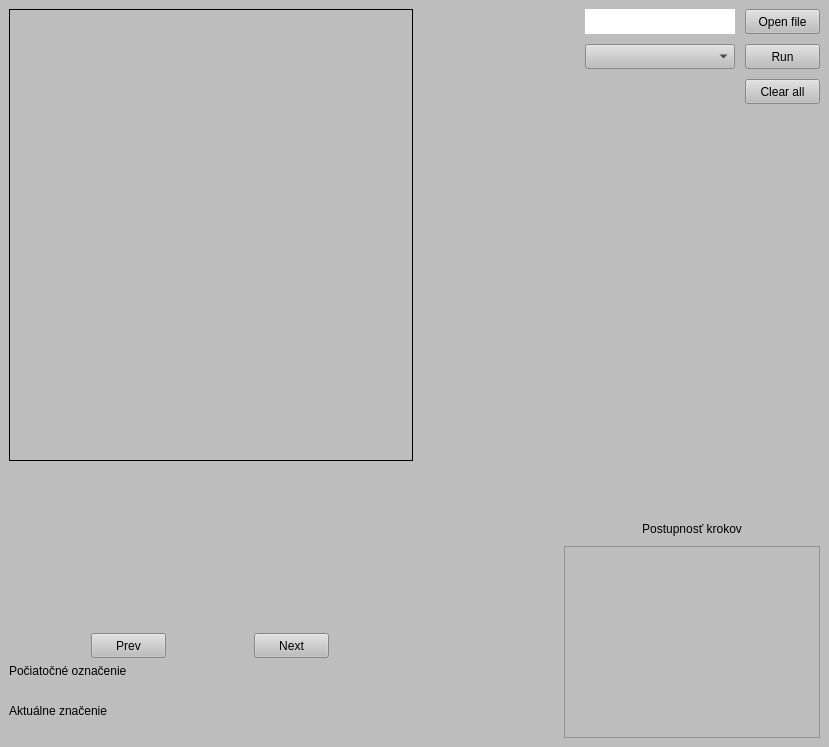
<?xml version="1.0" encoding="UTF-8"?>
<ui version="4.0">
 <class>MainWindow</class>
 <widget class="QMainWindow" name="MainWindow">
  <property name="geometry">
   <rect>
    <x>0</x>
    <y>0</y>
    <width>829</width>
    <height>747</height>
   </rect>
  </property>
  <property name="windowTitle">
   <string>MainWindow</string>
  </property>
  <property name="styleSheet">
   <string notr="true">background: #bdbdbd;</string>
  </property>
  <widget class="QWidget" name="centralwidget">
   <layout class="QGridLayout" name="gridLayout" rowstretch="5,3">
    <item row="0" column="0">
     <layout class="QHBoxLayout" name="horizontalLayout" stretch="5,2,0">
      <property name="spacing">
       <number>10</number>
      </property>
      <item>
       <widget class="QLabel" name="photo">
        <property name="minimumSize">
         <size>
          <width>400</width>
          <height>400</height>
         </size>
        </property>
        <property name="frameShape">
         <enum>QFrame::Box</enum>
        </property>
        <property name="text">
         <string/>
        </property>
       </widget>
      </item>
      <item>
       <spacer name="horizontalSpacer">
        <property name="orientation">
         <enum>Qt::Horizontal</enum>
        </property>
        <property name="sizeHint" stdset="0">
         <size>
          <width>40</width>
          <height>20</height>
         </size>
        </property>
       </spacer>
      </item>
      <item>
       <layout class="QVBoxLayout" name="verticalLayout" stretch="1,1,0,6">
        <property name="spacing">
         <number>10</number>
        </property>
        <item>
         <layout class="QHBoxLayout" name="horizontalLayout_4">
          <item>
           <widget class="QLabel" name="fileNameLabel">
            <property name="minimumSize">
             <size>
              <width>150</width>
              <height>25</height>
             </size>
            </property>
            <property name="maximumSize">
             <size>
              <width>150</width>
              <height>25</height>
             </size>
            </property>
            <property name="styleSheet">
             <string notr="true">background: white;</string>
            </property>
            <property name="text">
             <string/>
            </property>
           </widget>
          </item>
          <item>
           <widget class="QPushButton" name="loadFile">
            <property name="minimumSize">
             <size>
              <width>75</width>
              <height>25</height>
             </size>
            </property>
            <property name="maximumSize">
             <size>
              <width>75</width>
              <height>25</height>
             </size>
            </property>
            <property name="text">
             <string>Open file</string>
            </property>
           </widget>
          </item>
         </layout>
        </item>
        <item>
         <layout class="QHBoxLayout" name="horizontalLayout_5">
          <item>
           <widget class="QComboBox" name="comboBox">
            <property name="sizePolicy">
             <sizepolicy hsizetype="Preferred" vsizetype="Fixed">
              <horstretch>0</horstretch>
              <verstretch>0</verstretch>
             </sizepolicy>
            </property>
            <property name="minimumSize">
             <size>
              <width>150</width>
              <height>25</height>
             </size>
            </property>
            <property name="maximumSize">
             <size>
              <width>150</width>
              <height>25</height>
             </size>
            </property>
           </widget>
          </item>
          <item>
           <widget class="QPushButton" name="runButton">
            <property name="minimumSize">
             <size>
              <width>75</width>
              <height>25</height>
             </size>
            </property>
            <property name="maximumSize">
             <size>
              <width>75</width>
              <height>25</height>
             </size>
            </property>
            <property name="text">
             <string>Run</string>
            </property>
           </widget>
          </item>
         </layout>
        </item>
        <item>
         <layout class="QHBoxLayout" name="horizontalLayout_6">
          <item>
           <spacer name="horizontalSpacer_2">
            <property name="orientation">
             <enum>Qt::Horizontal</enum>
            </property>
            <property name="sizeHint" stdset="0">
             <size>
              <width>40</width>
              <height>20</height>
             </size>
            </property>
           </spacer>
          </item>
          <item>
           <widget class="QPushButton" name="clearAll">
            <property name="minimumSize">
             <size>
              <width>75</width>
              <height>25</height>
             </size>
            </property>
            <property name="maximumSize">
             <size>
              <width>75</width>
              <height>25</height>
             </size>
            </property>
            <property name="text">
             <string>Clear all</string>
            </property>
           </widget>
          </item>
         </layout>
        </item>
        <item>
         <spacer name="verticalSpacer">
          <property name="orientation">
           <enum>Qt::Vertical</enum>
          </property>
          <property name="sizeType">
           <enum>QSizePolicy::Expanding</enum>
          </property>
          <property name="sizeHint" stdset="0">
           <size>
            <width>20</width>
            <height>40</height>
           </size>
          </property>
         </spacer>
        </item>
       </layout>
      </item>
     </layout>
    </item>
    <item row="1" column="0">
     <layout class="QHBoxLayout" name="horizontalLayout_3" stretch="1,1">
      <item>
       <layout class="QVBoxLayout" name="verticalLayout_3">
        <item>
         <spacer name="verticalSpacer_4">
          <property name="orientation">
           <enum>Qt::Vertical</enum>
          </property>
          <property name="sizeHint" stdset="0">
           <size>
            <width>20</width>
            <height>40</height>
           </size>
          </property>
         </spacer>
        </item>
        <item>
         <layout class="QHBoxLayout" name="horizontalLayout_9">
          <item>
           <widget class="QPushButton" name="prevButton">
            <property name="minimumSize">
             <size>
              <width>75</width>
              <height>25</height>
             </size>
            </property>
            <property name="maximumSize">
             <size>
              <width>75</width>
              <height>25</height>
             </size>
            </property>
            <property name="text">
             <string>Prev</string>
            </property>
           </widget>
          </item>
          <item>
           <widget class="QPushButton" name="nextButton">
            <property name="minimumSize">
             <size>
              <width>75</width>
              <height>25</height>
             </size>
            </property>
            <property name="maximumSize">
             <size>
              <width>75</width>
              <height>25</height>
             </size>
            </property>
            <property name="text">
             <string>Next</string>
            </property>
           </widget>
          </item>
         </layout>
        </item>
        <item>
         <layout class="QVBoxLayout" name="verticalLayout_5">
          <item>
           <widget class="QLabel" name="initial_marking_label">
            <property name="text">
             <string>Počiatočné označenie</string>
            </property>
           </widget>
          </item>
          <item>
           <widget class="QLabel" name="marking">
            <property name="text">
             <string/>
            </property>
           </widget>
          </item>
          <item>
           <widget class="QLabel" name="label_2">
            <property name="text">
             <string>Aktuálne značenie</string>
            </property>
           </widget>
          </item>
          <item>
           <widget class="QLabel" name="actual_marking">
            <property name="text">
             <string/>
            </property>
           </widget>
          </item>
         </layout>
        </item>
       </layout>
      </item>
      <item>
       <layout class="QVBoxLayout" name="verticalLayout_2">
        <item>
         <spacer name="verticalSpacer_2">
          <property name="orientation">
           <enum>Qt::Vertical</enum>
          </property>
          <property name="sizeHint" stdset="0">
           <size>
            <width>20</width>
            <height>40</height>
           </size>
          </property>
         </spacer>
        </item>
        <item>
         <layout class="QHBoxLayout" name="horizontalLayout_7">
          <item>
           <spacer name="horizontalSpacer_3">
            <property name="orientation">
             <enum>Qt::Horizontal</enum>
            </property>
            <property name="sizeHint" stdset="0">
             <size>
              <width>40</width>
              <height>20</height>
             </size>
            </property>
           </spacer>
          </item>
          <item>
           <layout class="QVBoxLayout" name="verticalLayout_4">
            <property name="spacing">
             <number>10</number>
            </property>
            <item>
             <widget class="QLabel" name="label">
              <property name="text">
               <string>Postupnosť krokov</string>
              </property>
              <property name="alignment">
               <set>Qt::AlignCenter</set>
              </property>
             </widget>
            </item>
            <item>
             <widget class="QListWidget" name="steps">
              <property name="minimumSize">
               <size>
                <width>0</width>
                <height>75</height>
               </size>
              </property>
              <property name="maximumSize">
               <size>
                <width>300</width>
                <height>200</height>
               </size>
              </property>
             </widget>
            </item>
           </layout>
          </item>
         </layout>
        </item>
       </layout>
      </item>
     </layout>
    </item>
   </layout>
  </widget>
 </widget>
 <resources/>
 <connections/>
</ui>
